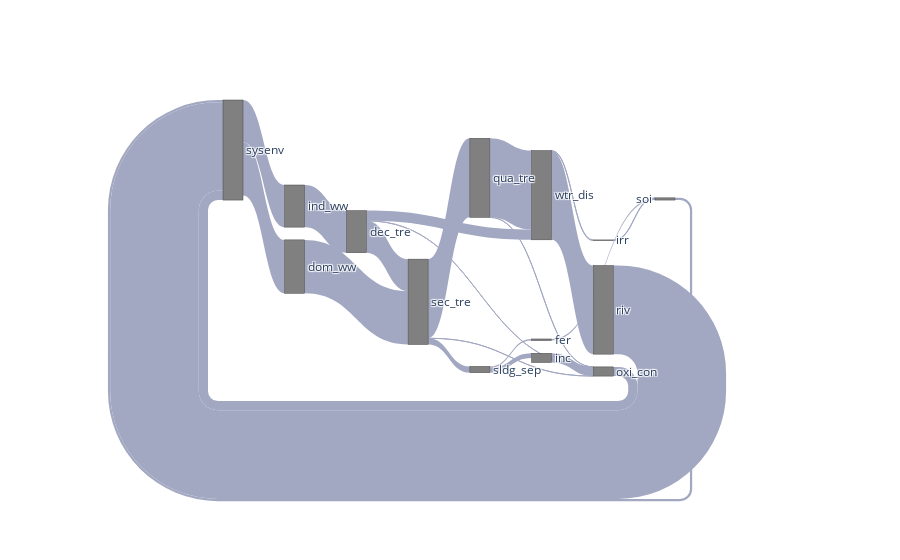

The notebook cell saved with this chart:
### Code cell
fig = fde.PlotlySankeyPlotter(mfa=mfa_wt, exclude_processes=[]).plot()
fig.show()

### Figure 1 — Plotly figure (JSON) as saved in the notebook; plotly's stock layout.template omitted (floating-point values rounded to 4 significant figures)
{"data": [{"arrangement": "snap", "link": {"color": ["hsl(230,20,70)", "hsl(230,20,70)", "hsl(230,20,70)", "hsl(230,20,70)", "hsl(230,20,70)", "hsl(230,20,70)", "hsl(230,20,70)", "hsl(230,20,70)", "hsl(230,20,70)", "hsl(230,20,70)", "hsl(230,20,70)", "hsl(230,20,70)", "hsl(230,20,70)", "hsl(230,20,70)", "hsl(230,20,70)", "hsl(230,20,70)", "hsl(230,20,70)", "hsl(230,20,70)", "hsl(230,20,70)", "hsl(230,20,70)", "hsl(230,20,70)", "hsl(230,20,70)", "hsl(230,20,70)", "hsl(230,20,70)", "hsl(230,20,70)", "hsl(230,20,70)"], "label": ["sysenv => ind_ww", "sysenv => dom_ww", "ind_ww => dec_tre", "dom_ww => sec_tre", "dec_tre => sec_tre", "dec_tre => wtr_dis", "dec_tre => oxi_con", "sec_tre => qua_tre", "sec_tre => sldg_sep", "sec_tre => oxi_con", "qua_tre => wtr_dis", "qua_tre => inc", "qua_tre => oxi_con", "wtr_dis => irr", "wtr_dis => riv", "sldg_sep => inc", "sldg_sep => fer", "irr => soi", "fer => soi", "inc => lan", "inc => co2", "inc => oxi_con", "oxi_con => sysenv", "co2 => sysenv", "soi => sysenv", "riv => sysenv"], "source": [0, 0, 1, 2, 3, 3, 3, 4, 4, 4, 13, 13, 13, 9, 9, 5, 5, 10, 7, 6, 6, 6, 14, 12, 8, 11], "target": [1, 2, 3, 4, 4, 9, 14, 13, 5, 14, 9, 6, 14, 10, 11, 6, 7, 8, 8, 15, 12, 14, 0, 0, 0, 0], "value": [27270000000.0, 34580000000.0, 27270000000.0, 34580000000.0, 20660000000.0, 6614000000.0, 653.0, 51190000000.0, 4046000000.0, 1993.0, 51190000000.0, 0, 3333.0, 429700000.0, 57370000000.0, 3035000000.0, 1011000000.0, 429700000.0, 1011000000.0, -146300000.0, -2779000000.0, 5960000000.0, 5960000000.0, -2779000000.0, 1441000000.0, 57370000000.0]}, "node": {"color": ["gray", "gray", "gray", "gray", "gray", "gray", "gray", "gray", "gray", "gray", "gray", "gray", "gray", "gray", "gray", "gray"], "label": ["sysenv", "ind_ww", "dom_ww", "dec_tre", "sec_tre", "sldg_sep", "inc", "fer", "soi", "wtr_dis", "irr", "riv", "co2", "qua_tre", "oxi_con", "lan"], "pad": 10}, "type": "sankey"}], "layout": {}}
